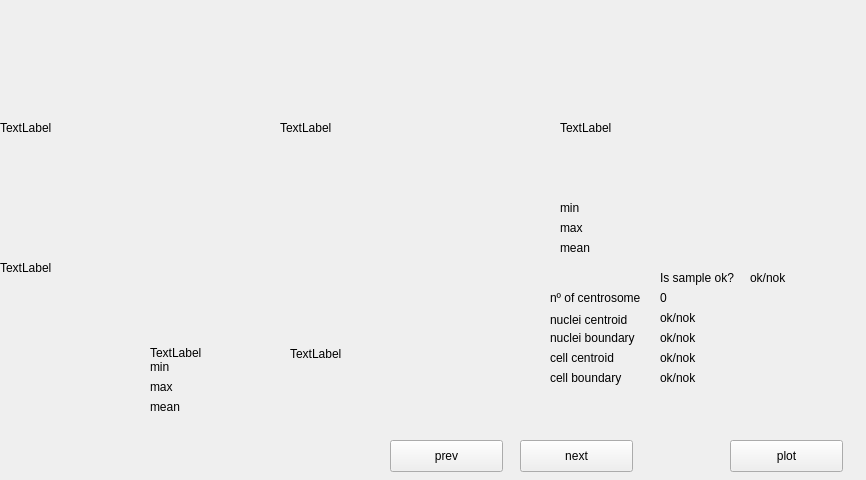
<?xml version="1.0" encoding="UTF-8"?>
<ui version="4.0">
 <class>Form</class>
 <widget class="QWidget" name="Form">
  <property name="geometry">
   <rect>
    <x>0</x>
    <y>0</y>
    <width>866</width>
    <height>480</height>
   </rect>
  </property>
  <property name="windowTitle">
   <string>Form</string>
  </property>
  <widget class="QPushButton" name="prevButton">
   <property name="geometry">
    <rect>
     <x>390</x>
     <y>440</y>
     <width>113</width>
     <height>32</height>
    </rect>
   </property>
   <property name="text">
    <string>prev</string>
   </property>
  </widget>
  <widget class="QPushButton" name="nextButton">
   <property name="geometry">
    <rect>
     <x>520</x>
     <y>440</y>
     <width>113</width>
     <height>32</height>
    </rect>
   </property>
   <property name="text">
    <string>next</string>
   </property>
  </widget>
  <widget class="QLabel" name="imgCell">
   <property name="geometry">
    <rect>
     <x>0</x>
     <y>0</y>
     <width>256</width>
     <height>256</height>
    </rect>
   </property>
   <property name="text">
    <string>TextLabel</string>
   </property>
   <property name="scaledContents">
    <bool>false</bool>
   </property>
  </widget>
  <widget class="MplWidget" name="mplEduHist" native="true">
   <property name="geometry">
    <rect>
     <x>0</x>
     <y>269</y>
     <width>290</width>
     <height>211</height>
    </rect>
   </property>
   <widget class="QLabel" name="lblEduAvg">
    <property name="geometry">
     <rect>
      <x>150</x>
      <y>130</y>
      <width>90</width>
      <height>16</height>
     </rect>
    </property>
    <property name="text">
     <string>mean</string>
    </property>
   </widget>
   <widget class="QLabel" name="lblEduMin">
    <property name="geometry">
     <rect>
      <x>150</x>
      <y>90</y>
      <width>90</width>
      <height>16</height>
     </rect>
    </property>
    <property name="text">
     <string>min</string>
    </property>
   </widget>
   <widget class="QLabel" name="imgEdu">
    <property name="geometry">
     <rect>
      <x>150</x>
      <y>20</y>
      <width>128</width>
      <height>128</height>
     </rect>
    </property>
    <property name="text">
     <string>TextLabel</string>
    </property>
    <property name="scaledContents">
     <bool>false</bool>
    </property>
   </widget>
   <widget class="QLabel" name="lblEduMax">
    <property name="geometry">
     <rect>
      <x>150</x>
      <y>110</y>
      <width>90</width>
      <height>16</height>
     </rect>
    </property>
    <property name="text">
     <string>max</string>
    </property>
   </widget>
   <zorder>imgEdu</zorder>
   <zorder>lblEduAvg</zorder>
   <zorder>lblEduMin</zorder>
   <zorder>lblEduMax</zorder>
  </widget>
  <widget class="QLabel" name="lblId">
   <property name="geometry">
    <rect>
     <x>0</x>
     <y>260</y>
     <width>59</width>
     <height>16</height>
    </rect>
   </property>
   <property name="text">
    <string>TextLabel</string>
   </property>
  </widget>
  <widget class="QLabel" name="imgPericentrin">
   <property name="geometry">
    <rect>
     <x>280</x>
     <y>0</y>
     <width>256</width>
     <height>256</height>
    </rect>
   </property>
   <property name="text">
    <string>TextLabel</string>
   </property>
   <property name="scaledContents">
    <bool>false</bool>
   </property>
  </widget>
  <widget class="QLabel" name="imgTubulin">
   <property name="geometry">
    <rect>
     <x>560</x>
     <y>0</y>
     <width>256</width>
     <height>256</height>
    </rect>
   </property>
   <property name="text">
    <string>TextLabel</string>
   </property>
   <property name="scaledContents">
    <bool>false</bool>
   </property>
  </widget>
  <widget class="QLabel" name="lblTubAvg">
   <property name="geometry">
    <rect>
     <x>560</x>
     <y>240</y>
     <width>90</width>
     <height>16</height>
    </rect>
   </property>
   <property name="text">
    <string>mean</string>
   </property>
  </widget>
  <widget class="QLabel" name="lblTubMax">
   <property name="geometry">
    <rect>
     <x>560</x>
     <y>220</y>
     <width>90</width>
     <height>16</height>
    </rect>
   </property>
   <property name="text">
    <string>max</string>
   </property>
  </widget>
  <widget class="QLabel" name="lblTubMin">
   <property name="geometry">
    <rect>
     <x>560</x>
     <y>200</y>
     <width>90</width>
     <height>16</height>
    </rect>
   </property>
   <property name="text">
    <string>min</string>
   </property>
  </widget>
  <widget class="QPushButton" name="plotButton">
   <property name="geometry">
    <rect>
     <x>730</x>
     <y>440</y>
     <width>113</width>
     <height>32</height>
    </rect>
   </property>
   <property name="text">
    <string>plot</string>
   </property>
  </widget>
  <widget class="QLabel" name="lblSampleOK">
   <property name="geometry">
    <rect>
     <x>660</x>
     <y>270</y>
     <width>90</width>
     <height>16</height>
    </rect>
   </property>
   <property name="text">
    <string>Is sample ok?</string>
   </property>
  </widget>
  <widget class="QLabel" name="lblOK">
   <property name="geometry">
    <rect>
     <x>750</x>
     <y>270</y>
     <width>90</width>
     <height>16</height>
    </rect>
   </property>
   <property name="text">
    <string>ok/nok</string>
   </property>
  </widget>
  <widget class="QLabel" name="lblDist_nc">
   <property name="geometry">
    <rect>
     <x>660</x>
     <y>310</y>
     <width>90</width>
     <height>16</height>
    </rect>
   </property>
   <property name="text">
    <string>ok/nok</string>
   </property>
  </widget>
  <widget class="QLabel" name="lblDist_nb">
   <property name="geometry">
    <rect>
     <x>660</x>
     <y>330</y>
     <width>90</width>
     <height>16</height>
    </rect>
   </property>
   <property name="text">
    <string>ok/nok</string>
   </property>
  </widget>
  <widget class="QLabel" name="lblDist_cc">
   <property name="geometry">
    <rect>
     <x>660</x>
     <y>350</y>
     <width>90</width>
     <height>16</height>
    </rect>
   </property>
   <property name="text">
    <string>ok/nok</string>
   </property>
  </widget>
  <widget class="QLabel" name="lblDist_cb">
   <property name="geometry">
    <rect>
     <x>660</x>
     <y>370</y>
     <width>90</width>
     <height>16</height>
    </rect>
   </property>
   <property name="text">
    <string>ok/nok</string>
   </property>
  </widget>
  <widget class="QLabel" name="lblDist_nb_2">
   <property name="geometry">
    <rect>
     <x>550</x>
     <y>330</y>
     <width>90</width>
     <height>16</height>
    </rect>
   </property>
   <property name="text">
    <string>nuclei boundary</string>
   </property>
  </widget>
  <widget class="QLabel" name="lblDist_cb_2">
   <property name="geometry">
    <rect>
     <x>550</x>
     <y>370</y>
     <width>90</width>
     <height>16</height>
    </rect>
   </property>
   <property name="text">
    <string>cell boundary</string>
   </property>
  </widget>
  <widget class="QLabel" name="lblDist_nc_2">
   <property name="geometry">
    <rect>
     <x>550</x>
     <y>310</y>
     <width>90</width>
     <height>20</height>
    </rect>
   </property>
   <property name="text">
    <string>nuclei centroid</string>
   </property>
  </widget>
  <widget class="QLabel" name="lblDist_cc_2">
   <property name="geometry">
    <rect>
     <x>550</x>
     <y>350</y>
     <width>90</width>
     <height>16</height>
    </rect>
   </property>
   <property name="text">
    <string>cell centroid</string>
   </property>
  </widget>
  <widget class="QLabel" name="imgCentrCloseup">
   <property name="geometry">
    <rect>
     <x>290</x>
     <y>290</y>
     <width>128</width>
     <height>128</height>
    </rect>
   </property>
   <property name="text">
    <string>TextLabel</string>
   </property>
   <property name="scaledContents">
    <bool>false</bool>
   </property>
  </widget>
  <widget class="QLabel" name="lblCentr_n_2">
   <property name="geometry">
    <rect>
     <x>550</x>
     <y>290</y>
     <width>90</width>
     <height>16</height>
    </rect>
   </property>
   <property name="text">
    <string>nº of centrosomes</string>
   </property>
  </widget>
  <widget class="QLabel" name="lblCentr_n">
   <property name="geometry">
    <rect>
     <x>660</x>
     <y>290</y>
     <width>90</width>
     <height>16</height>
    </rect>
   </property>
   <property name="text">
    <string>0</string>
   </property>
  </widget>
  <zorder>mplEduHist</zorder>
  <zorder>prevButton</zorder>
  <zorder>nextButton</zorder>
  <zorder>imgCell</zorder>
  <zorder>lblId</zorder>
  <zorder>imgPericentrin</zorder>
  <zorder>imgTubulin</zorder>
  <zorder>lblTubAvg</zorder>
  <zorder>lblTubMax</zorder>
  <zorder>lblTubMin</zorder>
  <zorder>plotButton</zorder>
  <zorder>lblSampleOK</zorder>
  <zorder>lblOK</zorder>
  <zorder>lblDist_nc</zorder>
  <zorder>lblDist_nb</zorder>
  <zorder>lblDist_cc</zorder>
  <zorder>lblDist_cb</zorder>
  <zorder>lblDist_nb_2</zorder>
  <zorder>lblDist_cb_2</zorder>
  <zorder>lblDist_nc_2</zorder>
  <zorder>lblDist_cc_2</zorder>
  <zorder>imgCentrCloseup</zorder>
  <zorder>lblCentr_n_2</zorder>
  <zorder>lblCentr_n</zorder>
 </widget>
 <customwidgets>
  <customwidget>
   <class>MplWidget</class>
   <extends>QWidget</extends>
   <header>gui/gui_mplwidget</header>
   <container>1</container>
  </customwidget>
 </customwidgets>
 <resources/>
 <connections/>
</ui>
